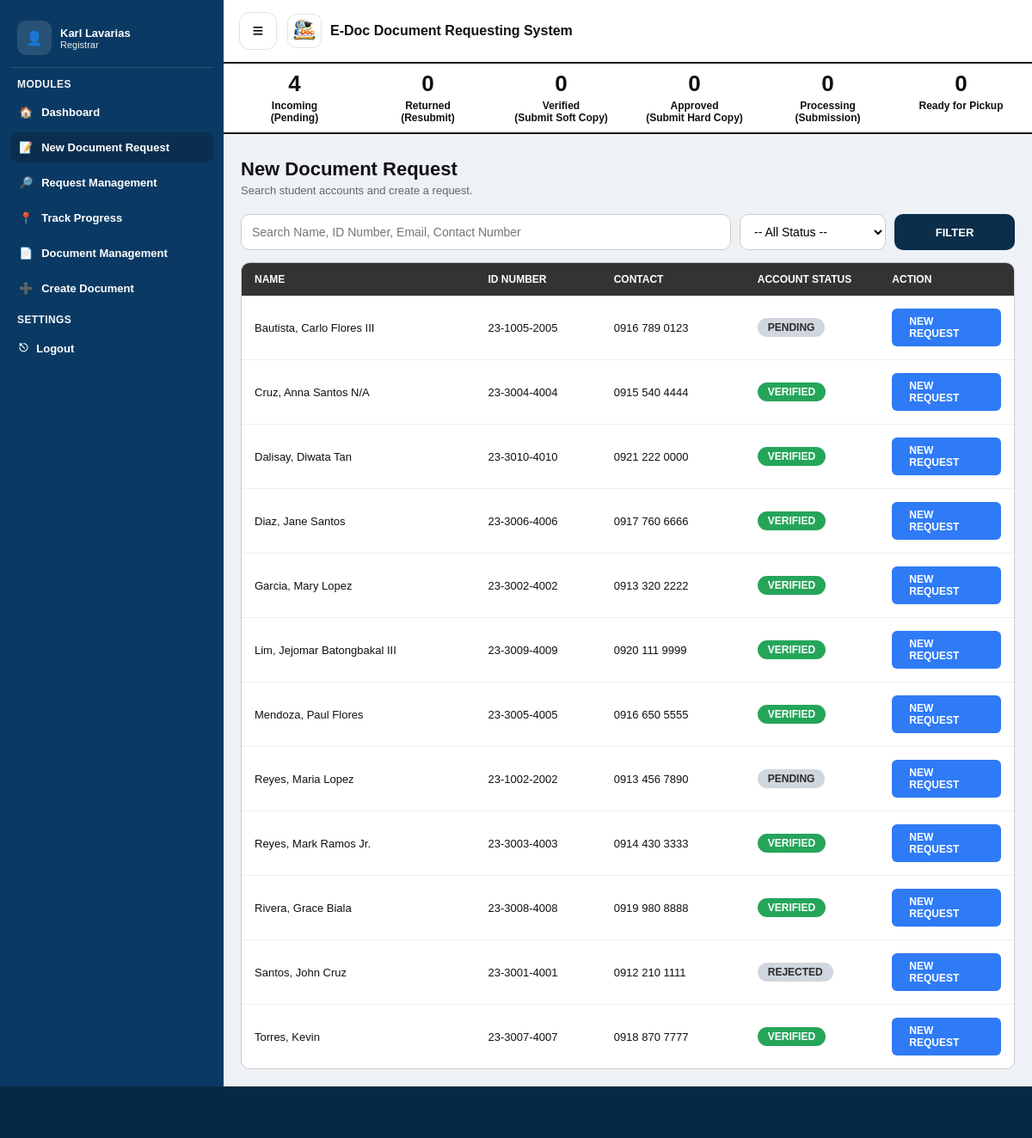
The page /registrar/new_document_request.php (signed in) on the database its author committed.
### tables this page shows
CREATE TABLE `users` (
  `id` int(11) NOT NULL,
  `first_name` varchar(50) NOT NULL,
  `middle_name` varchar(50) DEFAULT NULL,
  `last_name` varchar(50) NOT NULL,
  `suffix` varchar(20) DEFAULT NULL,
  `student_id` varchar(50) DEFAULT NULL,
  `full_name` varchar(100) NOT NULL,
  `email` varchar(100) NOT NULL,
  `password` varchar(255) NOT NULL,
  `role` enum('USER','REGISTRAR','MIS') DEFAULT 'USER',
  `created_at` timestamp NOT NULL DEFAULT current_timestamp(),
  `gender` varchar(10) DEFAULT NULL,
  `address` varchar(255) DEFAULT NULL,
  `contact_number` varchar(30) DEFAULT NULL,
  `course` varchar(80) DEFAULT NULL,
  `major` varchar(80) DEFAULT NULL,
  `year_graduated` varchar(10) DEFAULT NULL,
  `verification_status` enum('PENDING','VERIFIED','REJECTED') DEFAULT 'PENDING',
  `id_front_path` varchar(255) DEFAULT NULL,
  `id_back_path` varchar(255) DEFAULT NULL,
  `face_path` varchar(255) DEFAULT NULL
);

### includes/helpers.php (called while the page is built, shortened)
<?php
function h(?string $s): string {
    return htmlspecialchars((string)($s ?? ""), ENT_QUOTES, "UTF-8");
}

### registrar/new_document_request.php (the view, shortened to what this page needs)
<?php
require_once __DIR__ . "/../includes/helpers.php";
$registrarId = (int)$_SESSION["user_id"];
$registrarName = "Registrar";
$me = $conn->prepare("SELECT first_name, last_name FROM users WHERE id=? LIMIT 1");
$me->bind_param("i", $registrarId);
$me->execute();
$mr = $me->get_result()->fetch_assoc();
if ($mr) $registrarName = trim(($mr["first_name"] ?? "") . " " . ($mr["last_name"] ?? ""));
function countRequestsByStatus($conn, $status){
  $sql="SELECT COUNT(*) c FROM requests WHERE UPPER(status)=?";
  $st=strtoupper($status);
  $q=$conn->prepare($sql);
  $q->bind_param("s",$st);
  $q->execute();
  return (int)($q->get_result()->fetch_assoc()["c"] ?? 0);
}
$cnt_pending   = countRequestsByStatus($conn,"PENDING");
$cnt_returned  = countRequestsByStatus($conn,"RETURNED");
$cnt_verified  = countRequestsByStatus($conn,"VERIFIED");
$cnt_approved  = countRequestsByStatus($conn,"APPROVED");
$cnt_processing= countRequestsByStatus($conn,"PROCESSING");
$cnt_ready     = countRequestsByStatus($conn,"READY FOR PICKUP");
$step = (int)($_GET["step"] ?? 1);
$q = trim($_GET["q"] ?? "");
$users = [];
if ($step === 1) {
  $sql = "
    SELECT id, first_name, middle_name, last_name, suffix,
           student_id, contact_number, email, verification_status
    FROM users
    WHERE role = 'USER'
  ";
  $sql .= " ORDER BY last_name ASC, first_name ASC LIMIT 200";
  $st = $conn->prepare($sql);
  $st->execute();
  $users = $st->get_result()->fetch_all(MYSQLI_ASSOC);
}
?>
<!DOCTYPE html>
<html lang="en">
<head>
  <link rel="stylesheet" href="../assets/css/new_document_request.css">
</head>
<body>
<div class="layout">
  <aside class="sidebar" id="sidebar">
    <div class="sb-user">
      <div class="avatar">👤</div>
      <div class="meta">
        <div class="name"><?= h($registrarName) ?></div>
        <div class="role">Registrar</div>
      </div>
    </div>
    <div class="sb-section-title">MODULES</div>
    <nav class="sb-nav">
      <a class="sb-item" href="dashboard.php"><span class="sb-icon">🏠</span>Dashboard</a>
      <a class="sb-item active" href="new_document_request.php"><span class="sb-icon">📝</span>New Document Request</a>
      <a class="sb-item" href="request_management.php"><span class="sb-icon">🔎</span>Request Management</a>
      <a class="sb-item" href="track_progress.php"><span class="sb-icon">📍</span>Track Progress</a>
      <a class="sb-item" href="document_management.php"><span class="sb-icon">📄</span>Document Management</a>
      <a class="sb-item" href="create_document.php"><span class="sb-icon">➕</span>Create Document</a>
    </nav>
    <div class="sb-section-title">SETTINGS</div>
    <nav class="sb-nav">
      <a class="sb-item" href="../auth/logout.php"><span class="sb-icon">⎋</span>Logout</a>
    </nav>
  </aside>
  <div class="main">
    <header class="topbar">
      <button class="hamburger" type="button" onclick="toggleSidebar()">≡</button>
      <div class="brand">
        <div class="logo"><img src="../assets/img/edoc-logo.jpeg" alt="E-Doc"></div>
        <div>E-Doc Document Requesting System</div>
      </div>
    </header>
    <div class="statsbar">
      <div class="stats">
        <div class="stat">
          <div class="num"><?= $cnt_pending ?></div>
          <div class="label">Incoming</div>
          <div class="sub">(Pending)</div>
        </div>
        <div class="stat">
          <div class="num"><?= $cnt_returned ?></div>
          <div class="label">Returned</div>
          <div class="sub">(Resubmit)</div>
        </div>
        <div class="stat">
          <div class="num"><?= $cnt_verified ?></div>
          <div class="label">Verified</div>
          <div class="sub">(Submit Soft Copy)</div>
        </div>
        <div class="stat">
          <div class="num"><?= $cnt_approved ?></div>
          <div class="label">Approved</div>
          <div class="sub">(Submit Hard Copy)</div>
        </div>
        <div class="stat">
          <div class="num"><?= $cnt_processing ?></div>
          <div class="label">Processing</div>
          <div class="sub">(Submission)</div>
        </div>
        <div class="stat">
          <div class="num"><?= $cnt_ready ?></div>
          <div class="label">Ready for Pickup</div>
        </div>
      </div>
    </div>
    <main class="container">
      <?php if ($step === 1): ?>
        <div class="ndr-head">
          <div class="title">New Document Request</div>
          <div class="sub">Search student accounts and create a request.</div>
        </div>
        <form method="GET" class="ndr-search">
          <input type="text" name="q" value="<?= h($q) ?>" placeholder="Search Name, ID Number, Email, Contact Number">
          <select name="status">
            <option value="">-- All Status --</option>
          </select>
          <button type="submit">FILTER</button>
        </form>
        <div class="table-wrap">
          <table>
            <thead>
              <tr>
                <th style="width:260px;">NAME</th>
                <th style="width:140px;">ID Number</th>
                <th style="width:160px;">Contact</th>
                <th style="width:150px;">Account Status</th>
                <th style="width:150px;">ACTION</th>
              </tr>
            </thead>
            <tbody>
              <?php if (count($users) === 0): ?>
                <tr><td colspan="5">No students found.</td></tr>
              <?php else: ?>
                <?php foreach ($users as $u): ?>
                  <?php
                    $name = trim(($u["last_name"] ?? "").", ".($u["first_name"] ?? "")." ".($u["middle_name"] ?? "")." ".($u["suffix"] ?? ""));
                    $acc  = strtoupper($u["verification_status"] ?? "PENDING");
                  ?>
                  <tr>
                    <td><?= h($name) ?></td>
                    <td><?= h($u["student_id"] ?? "N/A") ?></td>
                    <td><?= h($u["contact_number"] ?? "N/A") ?></td>
                    <td>
                      <span class="pill <?= $acc==="VERIFIED" ? "pill-green" : "pill-gray" ?>">
                        <?= h($acc) ?>
                      </span>
                    </td>
                    <td>
                      <a class="btn-verify" href="new_document_request.php?step=2&user_id=<?= (int)$u["id"] ?>">
                        NEW REQUEST
                      </a>
                    </td>
                  </tr>
                <?php endforeach; ?>
              <?php endif; ?>
            </tbody>
          </table>
        </div>
      <?php endif; ?>
    </main>
  </div>
</div>
<div class="footer-bar"></div>
</body>
</html>

### assets/css/new_document_request.css (style rules this page uses)
* { box-sizing: border-box; }
body { margin: 0; font-family: Arial, sans-serif; background: #eef1f6; color: #111; }
a { color: inherit; text-decoration: none; }
.layout { display: flex; min-height: 100vh; }
.sidebar { width: 260px; background: #0a3a63; color: #fff; padding: 14px 12px; flex-shrink: 0; }
.sb-user { display: flex; gap: 10px; align-items: center; padding: 10px 8px 14px; border-bottom: 1px solid rgba(255,255,255,.12); margin-bottom: 10px; }
.sb-user .avatar { width: 40px; height: 40px; border-radius: 10px; background: rgba(255,255,255,.12); display: flex; align-items: center; justify-content: center; font-weight: 900; }
.sb-user .meta .name { font-weight: 900; font-size: 13px; }
.sb-user .meta .role { font-size: 11px; opacity: .9; }
.sb-section-title { margin: 12px 8px 8px; font-size: 12px; font-weight: 900; letter-spacing: .4px; opacity: .95; }
.sb-nav { display: flex; flex-direction: column; gap: 6px; }
.sb-item { display: flex; align-items: center; gap: 10px; padding: 10px; border-radius: 10px; color: #fff; font-weight: 800; font-size: 13px; }
.sb-item.active { background: #0b2e4f; }
.main { flex:1; }
.topbar { background:#fff; border-bottom:2px solid #111; padding:14px 18px; display:flex; align-items:center; gap:12px; }
.hamburger { width:44px; height:44px; border-radius:12px; border:1px solid #dfe3ea; background:#fff; cursor:pointer; display:flex; align-items:center; justify-content:center; font-size:22px; }
.brand { display:flex; align-items:center; gap:10px; font-weight:900; }
.brand .logo { width:40px; height:40px; border-radius:10px; border:1px solid #dfe3ea; background:#fafafa; overflow:hidden; display:flex; align-items:center; justify-content:center; }
.brand .logo img { width:100%; height:100%; object-fit:contain; }
.statsbar { background:#fff; border-bottom:2px solid #111; padding:10px 10px; }
.stats { display:grid; grid-template-columns: repeat(6, 1fr); gap:10px; max-width: 1050px; margin: 0 auto; }
.stat { text-align:center; }
.stat .num { font-weight:900; font-size:26px; line-height:1; }
.stat .label { font-size:12px; font-weight:900; margin-top:6px; }
.stat .sub { font-size:12px; font-weight:900; }
.container { max-width: 1200px; margin: 0 auto; padding: 20px; }
.ndr-head { margin-bottom: 20px; }
.ndr-head .title { font-size: 22px; font-weight: 900; color: #111; margin-top: 8px; }
.ndr-head .sub { font-size: 13px; color: #666; margin-top: 4px; }
.ndr-search { display: grid; grid-template-columns: 1fr 170px 140px; gap: 10px; margin: 14px 0 14px; align-items: center; }
.ndr-search input[type="text"], .ndr-search select { height: 42px; padding: 0 12px; border-radius: 10px; border: 1px solid #ccc; font-size: 14px; background: #fff; width: 100%; }
.ndr-search button { height: 42px; padding: 0 14px; border-radius: 10px; border: none; background: #0b2e4a; color: #fff; font-weight: 700; cursor: pointer; font-size: 13px; }
.table-wrap { background: #fff; border: 1px solid #ccc; border-radius: 10px; overflow: hidden; }
table { width: 100%; border-collapse: collapse; }
thead th { background: #333; color: #fff; padding: 12px 15px; text-align: left; font-weight: 900; font-size: 12px; text-transform: uppercase; }
tbody td { padding: 15px 15px; border-bottom: 1px solid #eee; font-size: 13px; vertical-align: middle; }
tbody tr:last-child td { border-bottom: none; }
.pill { display: inline-block; padding: 4px 12px; border-radius: 999px; font-weight: 800; font-size: 12px; }
.pill-green { background: #25a55a; color: #fff; }
.pill-gray { background: #cfd6dd; color: #2b2b2b; }
.btn-verify { background: #2f7bf6; color: #fff; border: none; padding: 8px 20px; border-radius: 6px; font-weight: 900; font-size: 12px; text-transform: uppercase; cursor: pointer; display: inline-block; transition: background 0.2s; }
.footer-bar { height: 60px; background: #062a44; margin-top: auto; }

### rows shown on the page
users: registrarName "Karl Lavarias"
users: name "Bautista, Carlo Flores III", student "23-1005-2005", contact_number "0916 789 0123", verification_status "PENDING"
users: name "Cruz, Anna Santos N/A", student "23-3004-4004", contact_number "0915 540 4444", verification_status "VERIFIED"
users: name "Dalisay, Diwata Tan", student "23-3010-4010", contact_number "0921 222 0000", verification_status "VERIFIED"
users: name "Diaz, Jane Santos", student "23-3006-4006", contact_number "0917 760 6666", verification_status "VERIFIED"
users: name "Garcia, Mary Lopez", student "23-3002-4002", contact_number "0913 320 2222", verification_status "VERIFIED"
users: name "Lim, Jejomar Batongbakal III", student "23-3009-4009", contact_number "0920 111 9999", verification_status "VERIFIED"
users: name "Mendoza, Paul Flores", student "23-3005-4005", contact_number "0916 650 5555", verification_status "VERIFIED"
users: name "Reyes, Maria Lopez", student "23-1002-2002", contact_number "0913 456 7890", verification_status "PENDING"
users: name "Reyes, Mark Ramos Jr.", student "23-3003-4003", contact_number "0914 430 3333", verification_status "VERIFIED"
users: name "Rivera, Grace Biala", student "23-3008-4008", contact_number "0919 980 8888", verification_status "VERIFIED"
users: name "Santos, John Cruz", student "23-3001-4001", contact_number "0912 210 1111", verification_status "REJECTED"
users: name "Torres, Kevin", student "23-3007-4007", contact_number "0918 870 7777", verification_status "VERIFIED"

### other values the page prints
$cnt_pending "4"
$cnt_returned "0"
$cnt_verified "0"
$cnt_approved "0"
$cnt_processing "0"
$cnt_ready "0"
